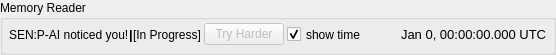
<?xml version="1.0" encoding="UTF-8"?>
<ui version="4.0">
 <class>MatchReader</class>
 <widget class="QWidget" name="MatchReader">
  <property name="geometry">
   <rect>
    <x>0</x>
    <y>0</y>
    <width>555</width>
    <height>47</height>
   </rect>
  </property>
  <property name="windowTitle">
   <string>Form</string>
  </property>
  <layout class="QHBoxLayout" name="horizontalLayout">
   <property name="leftMargin">
    <number>0</number>
   </property>
   <property name="topMargin">
    <number>0</number>
   </property>
   <property name="rightMargin">
    <number>0</number>
   </property>
   <property name="bottomMargin">
    <number>0</number>
   </property>
   <item>
    <widget class="QGroupBox" name="groupBox">
     <property name="title">
      <string>Memory Reader</string>
     </property>
     <layout class="QHBoxLayout" name="horizontalLayout_3">
      <property name="spacing">
       <number>3</number>
      </property>
      <property name="leftMargin">
       <number>6</number>
      </property>
      <property name="topMargin">
       <number>0</number>
      </property>
      <property name="rightMargin">
       <number>6</number>
      </property>
      <property name="bottomMargin">
       <number>3</number>
      </property>
      <item>
       <layout class="QHBoxLayout" name="horizontalLayout_2">
        <property name="spacing">
         <number>0</number>
        </property>
        <item>
         <widget class="QLabel" name="done">
          <property name="text">
           <string>SEN:P-AI noticed you!</string>
          </property>
         </widget>
        </item>
        <item>
         <widget class="QLabel" name="label">
          <property name="font">
           <font>
            <pointsize>10</pointsize>
            <weight>75</weight>
            <bold>true</bold>
           </font>
          </property>
          <property name="text">
           <string>|</string>
          </property>
         </widget>
        </item>
        <item>
         <widget class="QLabel" name="doing">
          <property name="text">
           <string>[In Progress]</string>
          </property>
         </widget>
        </item>
       </layout>
      </item>
      <item>
       <widget class="QPushButton" name="bruteForce">
        <property name="enabled">
         <bool>false</bool>
        </property>
        <property name="text">
         <string>Try Harder</string>
        </property>
       </widget>
      </item>
      <item>
       <spacer name="_0">
        <property name="orientation">
         <enum>Qt::Horizontal</enum>
        </property>
        <property name="sizeHint" stdset="0">
         <size>
          <width>133</width>
          <height>20</height>
         </size>
        </property>
       </spacer>
      </item>
      <item>
       <widget class="QCheckBox" name="showTime">
        <property name="minimumSize">
         <size>
          <width>0</width>
          <height>29</height>
         </size>
        </property>
        <property name="text">
         <string>show time</string>
        </property>
        <property name="checked">
         <bool>true</bool>
        </property>
       </widget>
      </item>
      <item>
       <widget class="QLabel" name="qrCode">
        <property name="sizePolicy">
         <sizepolicy hsizetype="Fixed" vsizetype="Fixed">
          <horstretch>0</horstretch>
          <verstretch>0</verstretch>
         </sizepolicy>
        </property>
        <property name="minimumSize">
         <size>
          <width>29</width>
          <height>29</height>
         </size>
        </property>
        <property name="toolTipDuration">
         <number>-1</number>
        </property>
        <property name="text">
         <string/>
        </property>
       </widget>
      </item>
      <item>
       <widget class="QLabel" name="timeLabel">
        <property name="font">
         <font>
          <pointsize>10</pointsize>
         </font>
        </property>
        <property name="text">
         <string>Jan 0, 00:00:00.000 UTC</string>
        </property>
       </widget>
      </item>
     </layout>
    </widget>
   </item>
  </layout>
 </widget>
 <resources/>
 <connections>
  <connection>
   <sender>showTime</sender>
   <signal>toggled(bool)</signal>
   <receiver>qrCode</receiver>
   <slot>setVisible(bool)</slot>
   <hints>
    <hint type="sourcelabel">
     <x>424</x>
     <y>29</y>
    </hint>
    <hint type="destinationlabel">
     <x>492</x>
     <y>33</y>
    </hint>
   </hints>
  </connection>
  <connection>
   <sender>showTime</sender>
   <signal>toggled(bool)</signal>
   <receiver>timeLabel</receiver>
   <slot>setVisible(bool)</slot>
   <hints>
    <hint type="sourcelabel">
     <x>445</x>
     <y>25</y>
    </hint>
    <hint type="destinationlabel">
     <x>572</x>
     <y>29</y>
    </hint>
   </hints>
  </connection>
 </connections>
</ui>
